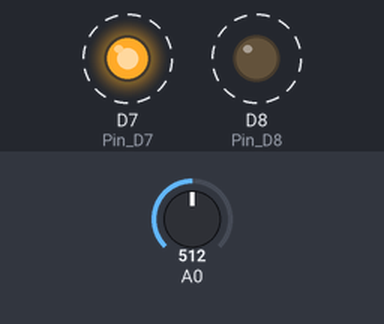
Simulated run of this sketch. Board: ESP8266 (NodeMCU). Shown: output pins drawn as LEDs (lit = HIGH). Dashed ring = blinking. The test bench sets the inputs (shaded band); at power-on: A0 = 512. WiFi joins after 1.5 s; servers stay silent unless stated; what the sketch prints to the serial monitor is not drawn.

Above: at 1.85 s.
Timing chart, 0 to 4.8 s (numbered marks = the images above):
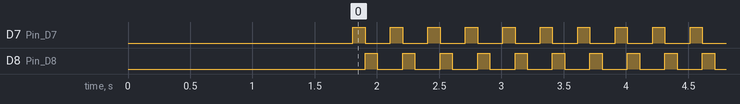

Measured:
- by itself, D7 (Pin_D7), D8 (Pin_D8): alternates HIGH for 0.10 s and LOW for 0.20 s

The sketch:

Final_PE.ino
```cpp
//Example Sketch using multiple analog sensors into one analog input pin
//Blynk WiFi example
//Tutorials and more at http://www.cabuu.com

#define BLYNK_PRINT Serial
#include <ESP8266WiFi.h>
#include <BlynkSimpleEsp8266.h>

char auth[] = "mxAd7bVwZypafqP_-HmFowNY65nb8PLN";

char ssid[] = "vivo 1727";
char pass[] = "Anu12345";

int Value_D7;
int Value_D8;
int Pin_D7 = 13;
int Pin_D8 = 15;

void setup() {

  Serial.begin(9600);   //Start serial monitor
  Blynk.begin(auth, ssid, pass);
  pinMode(Pin_D7, OUTPUT);
  pinMode(Pin_D8, OUTPUT);
  pinMode(A0, INPUT);


}

void loop() {

  Blynk.run();

  digitalWrite(Pin_D7, HIGH);     //Turn D7 On
  delay(100);
  Value_D7 = analogRead(0);       //Read Analog pin D7
  digitalWrite(Pin_D7, LOW);      //Turn D7 Off

  //Repeat for D8
  digitalWrite(Pin_D8, HIGH);     //Turn D8 On
  delay(100);
  Value_D8 = analogRead(0);       //Read Analog pin D8
  if (digitalRead(Value_D8)) {
    Serial.println("Intruder Detected!");
    Blynk.virtualWrite(V1, "Intruder Detected!");
  }
  digitalWrite(Pin_D8, LOW);      //Turn D8 Off
  delay(100);

  //Print the results to the serial monitor
  Serial.print("D7 = ");
  Serial.print(Value_D7);
  Serial.print(" / D8 = ");
  Serial.println(Value_D8);

  Blynk.virtualWrite(V20, Value_D7);
  Blynk.virtualWrite(V21, Value_D8);

}
```
